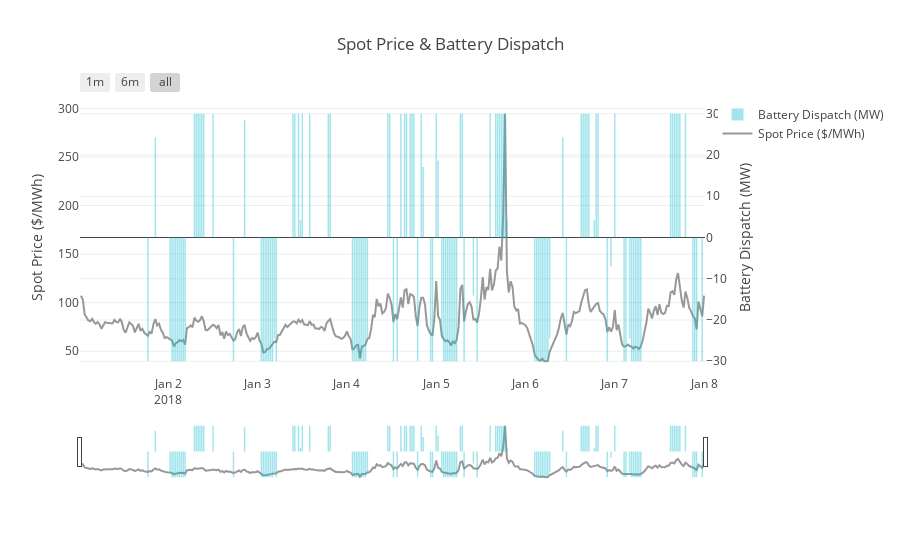

Here is the notebook cell this chart was saved with:
### Markdown cell above
<h4> Plot Ouputs </h4>

### Code cell
iplot(nbplot(arb))

### Figure 1 — Plotly figure (JSON) as saved in the notebook; plotly's stock layout.template omitted (floating-point values rounded to 4 significant figures; data arrays with more than 128 entries replaced by an {"elided": "..."} marker saying what was removed)
{"data": [{"marker": {"color": "#17BECF"}, "name": "Battery Dispatch (MW)", "opacity": 0.4, "type": "bar", "uid": "87264392-9173-11e9-b961-c8ff28b607b1", "x": {"elided": "336 str values"}, "y": {"elided": "336 float values"}, "yaxis": "y2"}, {"line": {"color": "#7F7F7F"}, "name": "Spot Price ($/MWh)", "opacity": 0.8, "type": "scatter", "uid": "87264393-9173-11e9-b961-c8ff28b607b1", "x": {"elided": "336 str values"}, "y": {"elided": "336 float values"}}], "layout": {"title": "Spot Price & Battery Dispatch", "xaxis": {"rangeselector": {"buttons": [{"count": 1, "label": "1m", "step": "month", "stepmode": "backward"}, {"count": 6, "label": "6m", "step": "month", "stepmode": "backward"}, {"step": "all"}]}, "rangeslider": {"visible": true}, "type": "date"}, "yaxis": {"title": "Spot Price ($/MWh)"}, "yaxis2": {"overlaying": "y", "side": "right", "title": "Battery Dispatch (MW)"}}}
